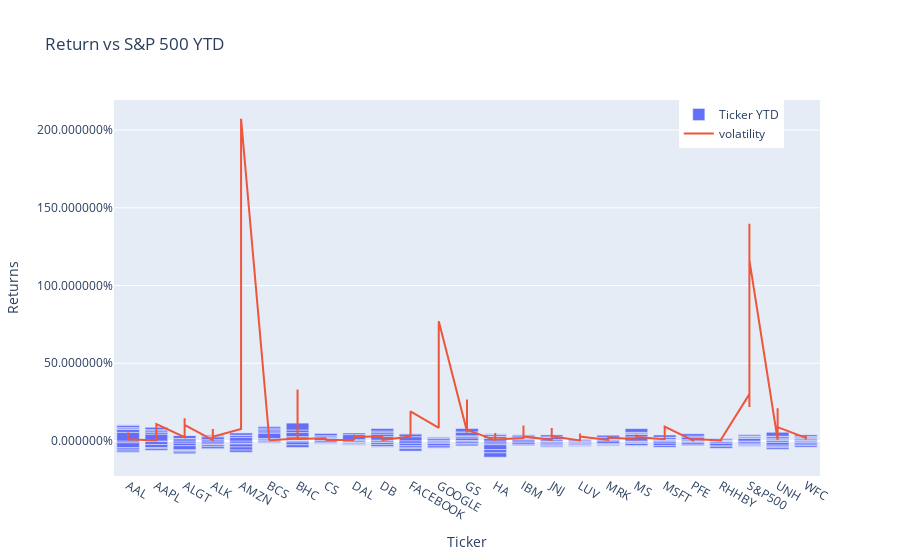

Notebook source saved alongside this figure:
### Code cell
### lets try with yearly returns
trace1 = go.Bar(
    x = id4['Symbol'],
    y = id4['cum_pct_ch_year'],
    name = 'Ticker YTD')
trace2 = go.Scatter(
    x = id4['Symbol'],
    y = id4['Vf'],
    name = 'volatility')   
data = [trace1,trace2]

  
data = [trace1,trace2]

layout = go.Layout(title = 'Return vs S&P 500 YTD'
    , barmode = 'group'
    , yaxis=dict(title='Returns',tickformat='%')
    , xaxis=dict(title='Ticker')
    , legend=dict(x=.8,y=1)
    )
fig = go.Figure(data=data, layout=layout)
iplot(fig)

### Figure 1 — Plotly figure (JSON) as saved in the notebook; plotly's stock layout.template omitted (floating-point values rounded to 4 significant figures; data arrays with more than 128 entries replaced by an {"elided": "..."} marker saying what was removed)
{"data": [{"name": "Ticker YTD", "type": "bar", "x": {"elided": "273 str values"}, "y": {"elided": "273 float values"}}, {"name": "volatility", "type": "scatter", "x": {"elided": "273 str values"}, "y": {"elided": "273 float values"}}], "layout": {"barmode": "group", "legend": {"x": 0.8, "y": 1}, "title": {"text": "Return vs S&P 500 YTD"}, "xaxis": {"title": {"text": "Ticker"}}, "yaxis": {"tickformat": "%", "title": {"text": "Returns"}}}}
